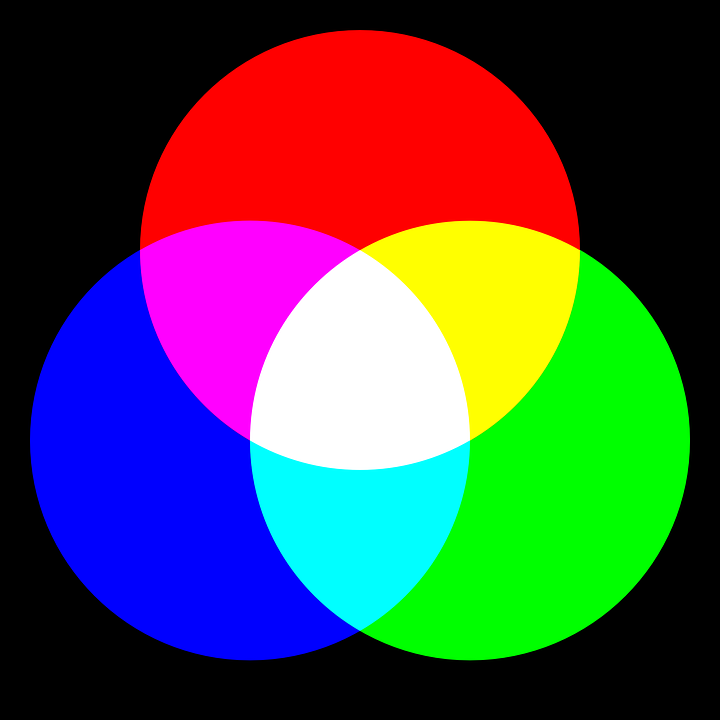
#> input picture Class4-5-color-brightness/Figuras/Fig4.bmp, 720 x 720 px
$ python color_plans.py
#> lines starting #> are read from the running program, lines starting #| are printed output that depends on the picture
import cv2
import numpy as np
import matplotlib.pyplot as plt
fig = cv2.imread("Figuras/Fig4.bmp")
#> fig is the input picture: shape (720, 720, 3); mean B, G, R 74.7, 74.7, 74.8
[B,G,R] = cv2.split(fig)
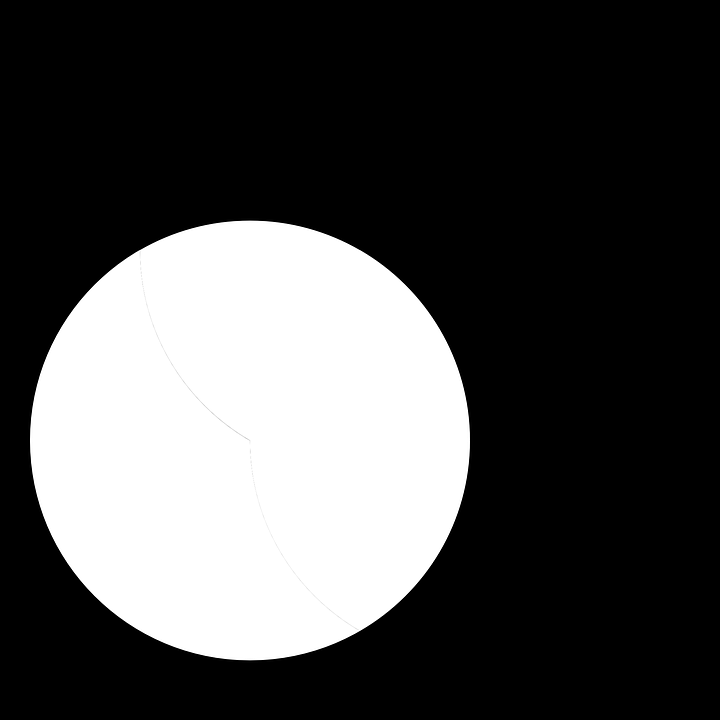
#> B: shape (720, 720); min 0, max 255, mean 74.7
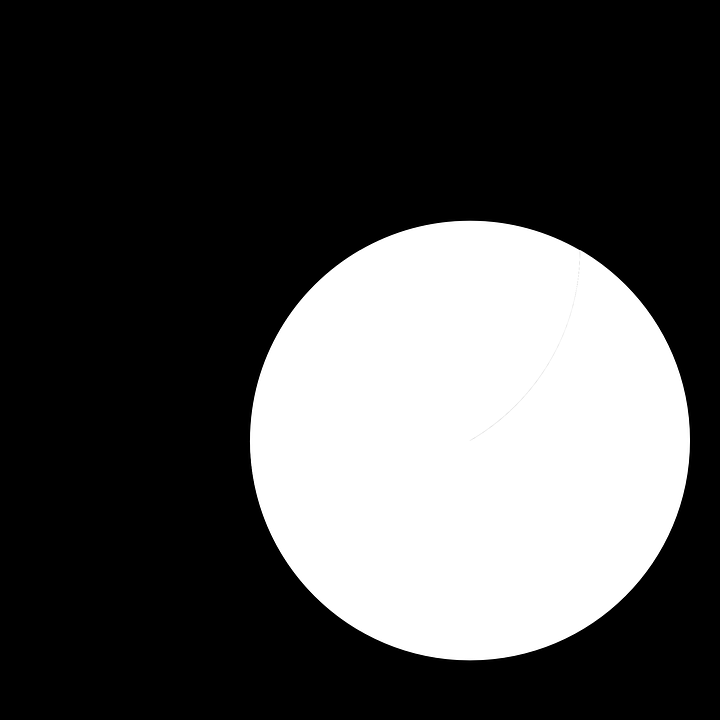
#> G: shape (720, 720); min 0, max 255, mean 74.7
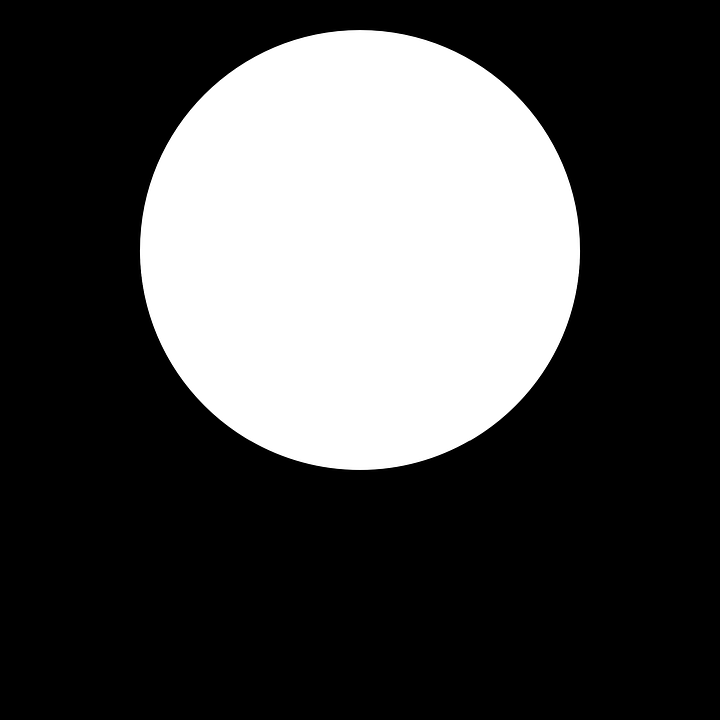
#> R: shape (720, 720); min 0, max 255, mean 74.8

# Takes apart the image channels
plt.figure("RED")
plt.imshow(R, cmap='gray')
plt.figure("GREEN")
plt.imshow(G, cmap='gray')
plt.figure("BLUE")
plt.imshow(B, cmap='gray')

# Merge the chanels together
(h, w) = B.shape
#> h = 720; w = 720

fig_bin = np.zeros((h, w), dtype = "uint8")

fig2 = cv2.merge((R, G, fig_bin))
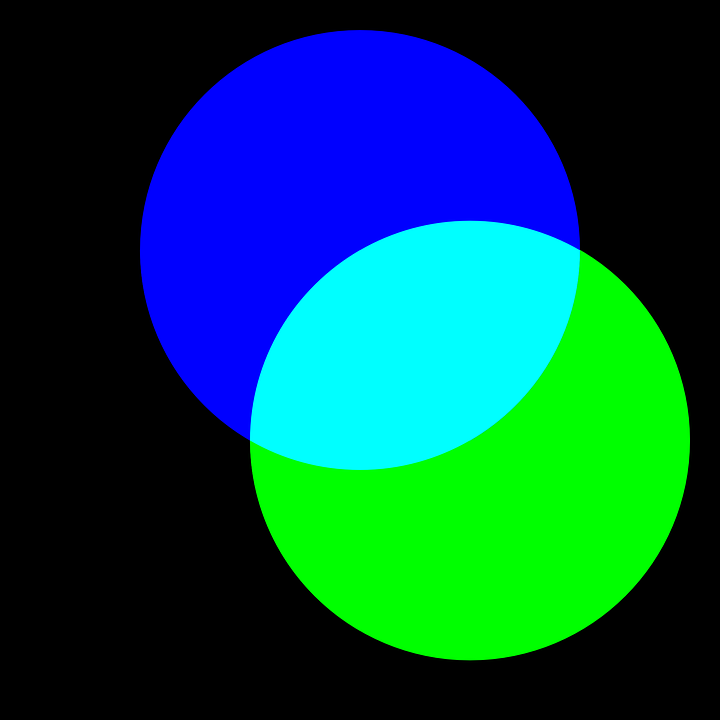
#> fig2: shape (720, 720, 3); mean of channels 0, 1, 2 74.8, 74.7, 0; drawn as B, G, R
plt.imshow(fig2)
plt.show()

$ run again, with Class4-5-color-brightness/Figuras/Fig3.bmp copied over Class4-5-color-brightness/Figuras/Fig4.bmp
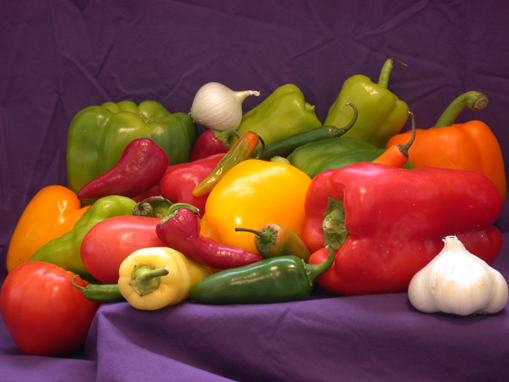
#> input picture Class4-5-color-brightness/Figuras/Fig3.bmp, 509 x 382 px
#> fig is the input picture: shape (382, 509, 3); mean B, G, R 57.4, 66.6, 121.2
#> `[B,G,R] = cv2.split(fig)`:
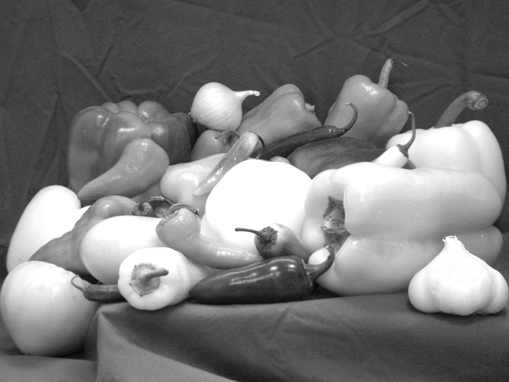
#> R: shape (382, 509); min 5, max 255, mean 121.2
#> `fig2 = cv2.merge((R, G, fig_bin))`:
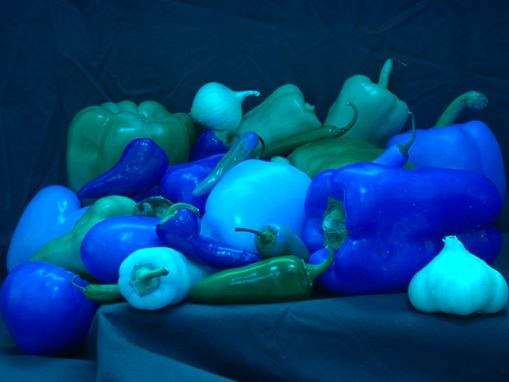
#> fig2: shape (382, 509, 3); mean of channels 0, 1, 2 121.2, 66.6, 0; drawn as B, G, R

$ run again, with Class4-5-color-brightness/Figuras/Fig5.bmp copied over Class4-5-color-brightness/Figuras/Fig4.bmp
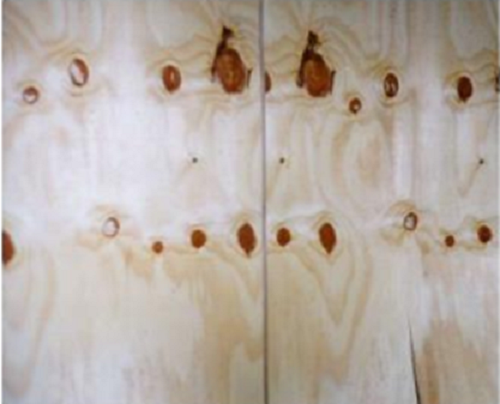
#> input picture Class4-5-color-brightness/Figuras/Fig5.bmp, 500 x 404 px
#> fig is the input picture: shape (404, 500, 3); mean B, G, R 163.9, 172.9, 183.2
#> `[B,G,R] = cv2.split(fig)`:
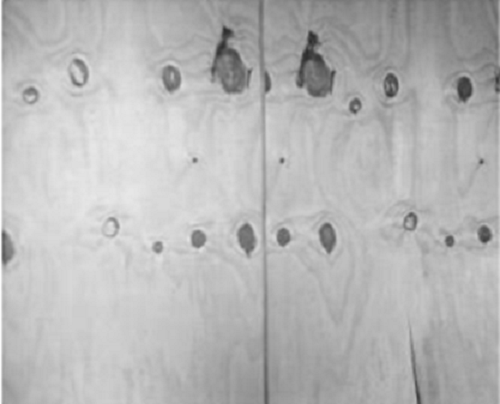
#> R: shape (404, 500); min 43, max 251, mean 183.2
#> `fig2 = cv2.merge((R, G, fig_bin))`:
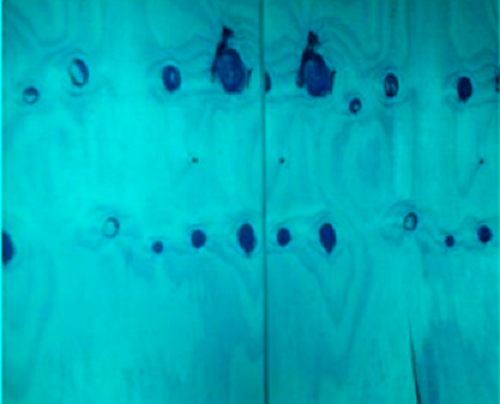
#> fig2: shape (404, 500, 3); mean of channels 0, 1, 2 183.2, 172.9, 0; drawn as B, G, R
